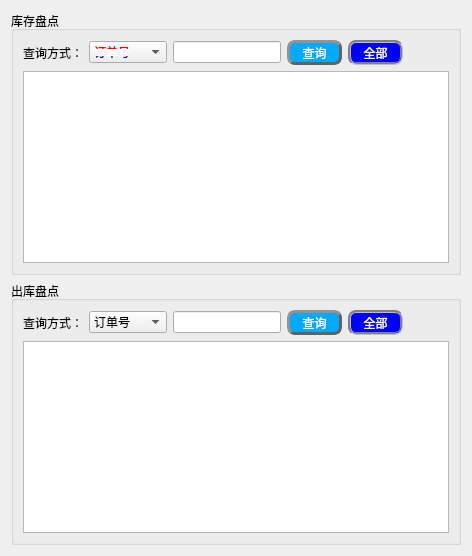
     <widget class="QWidget" name="tab_5">
      <attribute name="icon">
       <iconset resource="../res/resources.qrc">
        <normaloff>:/icons/s4.png</normaloff>:/icons/s4.png</iconset>
      </attribute>
      <attribute name="title">
       <string/>
      </attribute>
      <layout class="QVBoxLayout" name="verticalLayout_9">
       <item>
        <widget class="QGroupBox" name="groupBox_4">
         <property name="title">
          <string>库存盘点</string>
         </property>
         <layout class="QGridLayout" name="gridLayout_10">
          <item row="0" column="0">
           <layout class="QHBoxLayout" name="horizontalLayout_13">
            <item>
             <widget class="QLabel" name="label_5">
              <property name="text">
               <string>查询方式：</string>
              </property>
             </widget>
            </item>
            <item>
             <widget class="QComboBox" name="comboBox">
              <property name="styleSheet">
               <string notr="true">color: qlineargradient(spread:pad, x1:0, y1:0, x2:0, y2:1, stop:0 rgba(255, 0, 0, 255), stop:0.339795 rgba(255, 0, 0, 255), stop:0.339799 rgba(255, 255, 255, 255), stop:0.662444 rgba(255, 255, 255, 255), stop:0.662469 rgba(0, 0, 255, 255), stop:1 rgba(0, 0, 255, 255));</string>
              </property>
              <item>
               <property name="text">
                <string>订单号</string>
               </property>
              </item>
              <item>
               <property name="text">
                <string>产品名称</string>
               </property>
              </item>
              <item>
               <property name="text">
                <string>产品编号</string>
               </property>
              </item>
              <item>
               <property name="text">
                <string>标签编号</string>
               </property>
              </item>
              <item>
               <property name="text">
                <string>仓库</string>
               </property>
              </item>
              <item>
               <property name="text">
                <string>管理员</string>
               </property>
              </item>
              <item>
               <property name="text">
                <string>入库时间</string>
               </property>
              </item>
             </widget>
            </item>
            <item>
             <widget class="QLineEdit" name="lineEdit_5"/>
            </item>
            <item>
             <widget class="QPushButton" name="pushButton_30">
              <property name="minimumSize">
               <size>
                <width>55</width>
                <height>25</height>
               </size>
              </property>
              <property name="styleSheet">
               <string notr="true">QPushButton{
font: 75 10pt &quot;微软雅黑&quot;;
color:rgb(255, 255, 255);
background-color: rgb(0, 170, 255);
border-radius: 8px;
border: 3px groove rgb(98, 98, 98);
border-style: outset;
}
QPushButton:pressed{
border-style: inset;
}
QPushButton:hover{
background-color:rgb(255, 170, 0);
}

</string>
              </property>
              <property name="text">
               <string>查询</string>
              </property>
             </widget>
            </item>
            <item>
             <widget class="QPushButton" name="pushButton_36">
              <property name="minimumSize">
               <size>
                <width>55</width>
                <height>25</height>
               </size>
              </property>
              <property name="styleSheet">
               <string notr="true">QPushButton{ 
font: 75 10pt &quot;微软雅黑&quot;;
color:rgb(255, 255, 255);
background-color: rgb(0, 0, 255);
border-radius: 8px;
border-style: outset;
border: 3px groove gray;
}
QPushButton:hover{
background-color:rgb(255, 170, 0);
}
QPushButton:pressed{
border-style: inset;
}
</string>
              </property>
              <property name="text">
               <string>全部</string>
              </property>
             </widget>
            </item>
           </layout>
          </item>
          <item row="0" column="1">
           <spacer name="horizontalSpacer_5">
            <property name="orientation">
             <enum>Qt::Horizontal</enum>
            </property>
            <property name="sizeHint" stdset="0">
             <size>
              <width>40</width>
              <height>20</height>
             </size>
            </property>
           </spacer>
          </item>
          <item row="1" column="0" colspan="2">
           <widget class="QTableView" name="tableView_6">
            <property name="styleSheet">
             <string notr="true">border-image: url(:/icons/动态盘点.png);
selection-background-color: rgb(170, 0, 127);
font: 75 12pt &quot;微软雅黑&quot;;

</string>
            </property>
           </widget>
          </item>
         </layout>
        </widget>
       </item>
       <item>
        <widget class="QGroupBox" name="groupBox_5">
         <property name="title">
          <string>出库盘点</string>
         </property>
         <layout class="QGridLayout" name="gridLayout_9">
          <item row="2" column="0" colspan="2">
           <widget class="QTableView" name="tableView_4">
            <property name="styleSheet">
             <string notr="true">selection-background-color: rgb(170, 0, 127);
border-image: url(:/icons/动态盘点.png);
font: 75 12pt &quot;微软雅黑&quot;;
</string>
            </property>
           </widget>
          </item>
          <item row="1" column="0">
           <layout class="QHBoxLayout" name="horizontalLayout_9">
            <item>
             <widget class="QLabel" name="label_6">
              <property name="text">
               <string>查询方式：</string>
              </property>
             </widget>
            </item>
            <item>
             <widget class="QComboBox" name="comboBox_2">
              <item>
               <property name="text">
                <string>订单号</string>
               </property>
              </item>
              <item>
               <property name="text">
                <string>产品名称</string>
               </property>
              </item>
              <item>
               <property name="text">
                <string>产品编号</string>
               </property>
              </item>
              <item>
               <property name="text">
                <string>标签编号</string>
               </property>
              </item>
              <item>
               <property name="text">
                <string>出库时间</string>
               </property>
              </item>
              <item>
               <property name="text">
                <string>仓库</string>
               </property>
              </item>
              <item>
               <property name="text">
                <string>管理员</string>
               </property>
              </item>
             </widget>
            </item>
            <item>
             <widget class="QLineEdit" name="lineEdit_6"/>
            </item>
            <item>
             <widget class="QPushButton" name="pushButton_37">
              <property name="minimumSize">
               <size>
                <width>55</width>
                <height>25</height>
               </size>
              </property>
              <property name="styleSheet">
               <string notr="true">QPushButton{
font: 75 10pt &quot;微软雅黑&quot;;
color:rgb(255, 255, 255);
background-color: rgb(0, 170, 255);
border-radius: 8px;
border: 3px groove rgb(98, 98, 98);
border-style: outset;
}
QPushButton:pressed{
border-style: inset;
}
QPushButton:hover{
background-color:rgb(255, 170, 0);
}

</string>
              </property>
              <property name="text">
               <string>查询</string>
              </property>
             </widget>
            </item>
            <item>
             <widget class="QPushButton" name="pushButton_38">
              <property name="minimumSize">
               <size>
                <width>55</width>
                <height>25</height>
               </size>
              </property>
              <property name="styleSheet">
               <string notr="true">QPushButton{ 
font: 75 10pt &quot;微软雅黑&quot;;
color:rgb(255, 255, 255);
background-color: rgb(0, 0, 255);
border-radius: 8px;
border-style: outset;
border: 3px groove gray;
}
QPushButton:hover{
background-color:rgb(255, 170, 0);
}
QPushButton:pressed{
border-style: inset;
}
</string>
              </property>
              <property name="text">
               <string>全部</string>
              </property>
             </widget>
            </item>
           </layout>
          </item>
          <item row="1" column="1">
           <spacer name="horizontalSpacer_4">
            <property name="orientation">
             <enum>Qt::Horizontal</enum>
            </property>
            <property name="sizeHint" stdset="0">
             <size>
              <width>40</width>
              <height>20</height>
             </size>
            </property>
           </spacer>
          </item>
         </layout>
        </widget>
       </item>
      </layout>
     </widget>
